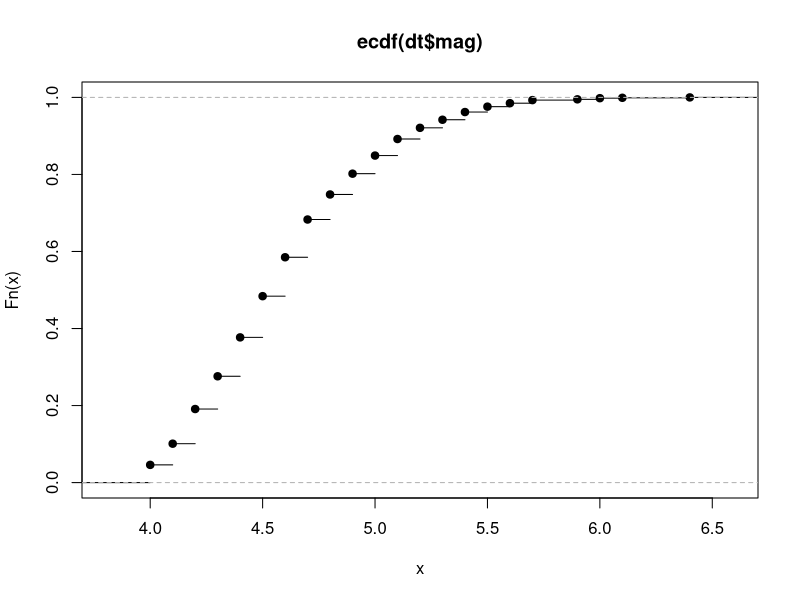
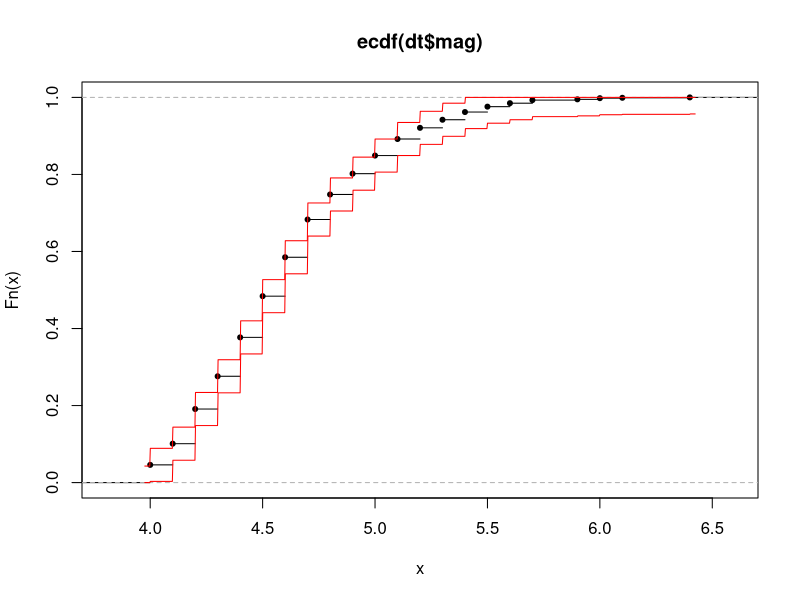

Write the R code that produced these figures, in order. (Note: this script raises an error after producing the figures.)
## ---- chunk 1
knitr::opts_chunk$set(echo = TRUE)
library(readr)
library(Hmisc)
## ---- chunk 2
options(digits=2, scipen=999)
dt <- read_table2("fijiquakes.csv")

cdf <- ecdf(dt$mag)
plot(cdf)


n <- length(dt$mag)
alpha =  .05

epsilon <- sqrt((1/(2*n))*log(2/alpha))  
r <- max(dt$mag) - min(dt$mag)
x <- seq(min(dt$mag)-0.01*r, max(dt$mag)+0.01*r, length = n)
fx <- cdf(x) 
L <- pmax(fx - epsilon, 0)
U <- pmin(fx + epsilon, 1)

plot.ecdf(cdf, pch=20)
lines(x, L, type="l", lty=1, col="red" )
lines(x, U, type="l", lty=1, col="red" )



## confidence interval
s = sum((dt$mag <= 4.9)&(dt$mag >= 4.3))
epsilon <- sqrt((1/(2*s))*log(2/alpha))
L4.9 <- pmax(cdf(4.9) - epsilon, 0)
L4.3 <- pmax(cdf(4.3) - epsilon, 0)
U4.9 <- pmin(cdf(4.9) + epsilon, 1)
U4.3 <- pmin(cdf(4.3) + epsilon, 1)
max <- U4.9 - L4.3
min <- L4.9 - U4.3
c(min,max)
## ---- chunk 3
dt2 <- read.csv("geysers.csv")
avg_time <- mean(dt2$waiting)
n = length(dt2$waiting)

sd <- sqrt((sum((dt2$waiting - avg_time)^2) / n))
sd #14

# z-score for 90% confidence interval is 1.645
n = length(dt2$waiting)
CI <- c((avg_time - 1.645*sd/sqrt(n)), (avg_time + 1.645*sd/sqrt(n)))
CI # 70 72

median(dt2$waiting) # 76
## ---- chunk 4
table <- c(0.42,0.06,0.88,0.40,0.90,
            0.38,0.78,0.71,0.57,0.66,
            0.48,0.35,0.16,0.22,0.08,
            0.11,0.29,0.79,0.75,0.82,
            0.30,0.23,0.01,0.41,0.09)

ks.test(table,"punif", 0, 1)
# One-sample Kolmogorov-Smirnov test
# 
# data:  table
# D = 0.2, p-value = 0.4
# alternative hypothesis: two-sided

# P value is not significant at 5% significance-level,
# this table is not from a uniform distribution on the interval [0,1].


f = function(x){
  if(x <= 0.5 & x > 0){
    x = 1.5
  }
  else if (0.5 < x & x < 1){
    x = 0.5
  }
  else{
    x = 0
  }
  return (x)
}
ks.test(table, f)
# 	One-sample Kolmogorov-Smirnov test
# 
# data:  table
# D = 2, p-value = 0.0000000000000003
# alternative hypothesis: two-sided

# P value is significant at 5% significance-level,
# this table is from this continuous distribution
